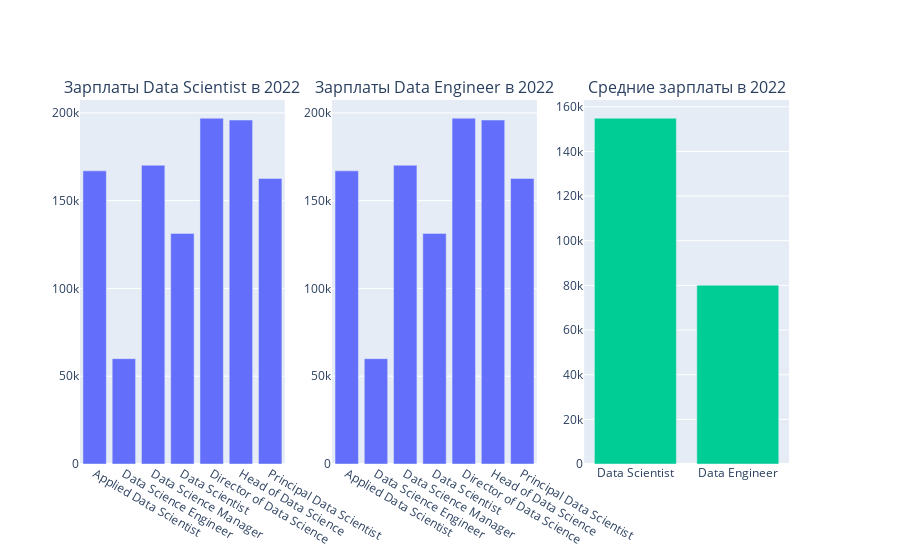

Notebook cell for this chart:
### Code cell
# Создание столбчатой диаграммы для данных Data Scientist
fig1 = px.bar(grouped_data_scientist_2022, x='job_title', y='salary', title='Зарплаты Data Scientist в 2022')

# Создание столбчатой диаграммы для данных Data Engineer
fig2 = px.bar(grouped_data_scientist_2022, x='job_title', y='salary', title='Зарплаты Data Engineer в 2022')

# Вычисление средних зарплат для сравнения
avg_salary_scientist = grouped_data_scientist_2022[grouped_data_scientist_2022['salary']<300000]['salary'].mean()
avg_salary_engineer = grouped_data_engineer_2022[grouped_data_engineer_2022['salary']<300000]['salary'].mean()

# Создание графика сравнения средних зарплат
avg_comparison_fig = go.Figure()
avg_comparison_fig.add_trace(go.Bar(x=['Data Scientist', 'Data Engineer'], y=[avg_salary_scientist, avg_salary_engineer]))

# Создание объекта для подграфиков
fig = make_subplots(rows=1, cols=3, subplot_titles=['Зарплаты Data Scientist в 2022', 'Зарплаты Data Engineer в 2022', 'Средние зарплаты в 2022'])

# Добавление графиков на подграфики
fig.add_trace(fig1['data'][0], row=1, col=1)
fig.add_trace(fig2['data'][0], row=1, col=2)
fig.add_trace(avg_comparison_fig['data'][0], row=1, col=3)

# Установка параметра showlegend в False для каждого графика
fig.update_traces(showlegend=False)

# Отображение объединенного графика
pyo.iplot(fig)

### Figure 1 — Plotly figure (JSON) as saved in the notebook; plotly's stock layout.template omitted (floating-point values rounded to 4 significant figures)
{"data": [{"alignmentgroup": "True", "hovertemplate": "job_title=%{x}<br>salary=%{y}<extra></extra>", "legendgroup": "", "marker": {"color": "#636efa", "pattern": {"shape": ""}}, "name": "", "offsetgroup": "", "orientation": "v", "showlegend": false, "textposition": "auto", "type": "bar", "x": ["Applied Data Scientist", "Data Science Engineer", "Data Science Manager", "Data Scientist", "Director of Data Science", "Head of Data Science", "Principal Data Scientist"], "xaxis": "x", "y": [167000, 60000, 170200.0, 131400.0, 196979, 195900.0, 162674], "yaxis": "y"}, {"alignmentgroup": "True", "hovertemplate": "job_title=%{x}<br>salary=%{y}<extra></extra>", "legendgroup": "", "marker": {"color": "#636efa", "pattern": {"shape": ""}}, "name": "", "offsetgroup": "", "orientation": "v", "showlegend": false, "textposition": "auto", "type": "bar", "x": ["Applied Data Scientist", "Data Science Engineer", "Data Science Manager", "Data Scientist", "Director of Data Science", "Head of Data Science", "Principal Data Scientist"], "xaxis": "x2", "y": [167000, 60000, 170200.0, 131400.0, 196979, 195900.0, 162674], "yaxis": "y2"}, {"showlegend": false, "type": "bar", "x": ["Data Scientist", "Data Engineer"], "xaxis": "x3", "y": [154900.0, 80070.0], "yaxis": "y3"}], "layout": {"annotations": [{"font": {"size": 16}, "showarrow": false, "text": "Зарплаты Data Scientist в 2022", "x": 0.1444, "xanchor": "center", "xref": "paper", "y": 1, "yanchor": "bottom", "yref": "paper"}, {"font": {"size": 16}, "showarrow": false, "text": "Зарплаты Data Engineer в 2022", "x": 0.5, "xanchor": "center", "xref": "paper", "y": 1, "yanchor": "bottom", "yref": "paper"}, {"font": {"size": 16}, "showarrow": false, "text": "Средние зарплаты в 2022", "x": 0.8556, "xanchor": "center", "xref": "paper", "y": 1, "yanchor": "bottom", "yref": "paper"}], "xaxis": {"anchor": "y", "domain": [0, 0.2889]}, "xaxis2": {"anchor": "y2", "domain": [0.3556, 0.6444]}, "xaxis3": {"anchor": "y3", "domain": [0.7111, 1]}, "yaxis": {"anchor": "x", "domain": [0, 1]}, "yaxis2": {"anchor": "x2", "domain": [0, 1]}, "yaxis3": {"anchor": "x3", "domain": [0, 1]}}}
